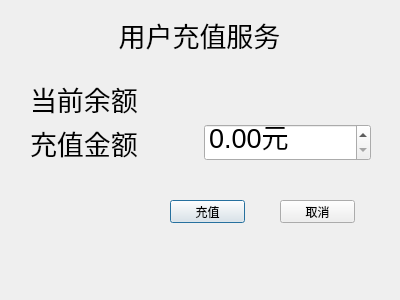
<?xml version="1.0" encoding="UTF-8"?>
<ui version="4.0">
 <class>Depositdlg</class>
 <widget class="QDialog" name="Depositdlg">
  <property name="geometry">
   <rect>
    <x>0</x>
    <y>0</y>
    <width>400</width>
    <height>300</height>
   </rect>
  </property>
  <property name="windowTitle">
   <string>Dialog</string>
  </property>
  <widget class="QLabel" name="labFront">
   <property name="geometry">
    <rect>
     <x>-1</x>
     <y>9</y>
     <width>401</width>
     <height>51</height>
    </rect>
   </property>
   <property name="font">
    <font>
     <pointsize>20</pointsize>
    </font>
   </property>
   <property name="text">
    <string>用户充值服务</string>
   </property>
   <property name="alignment">
    <set>Qt::AlignCenter</set>
   </property>
  </widget>
  <widget class="QWidget" name="layoutWidget">
   <property name="geometry">
    <rect>
     <x>30</x>
     <y>80</y>
     <width>341</width>
     <height>81</height>
    </rect>
   </property>
   <layout class="QGridLayout" name="gridLayout">
    <item row="0" column="1">
     <widget class="QLabel" name="labCurrNum">
      <property name="font">
       <font>
        <pointsize>20</pointsize>
       </font>
      </property>
      <property name="text">
       <string/>
      </property>
     </widget>
    </item>
    <item row="0" column="0">
     <widget class="QLabel" name="labCurr">
      <property name="font">
       <font>
        <pointsize>20</pointsize>
       </font>
      </property>
      <property name="text">
       <string>当前余额</string>
      </property>
     </widget>
    </item>
    <item row="1" column="0">
     <widget class="QLabel" name="labDeposit">
      <property name="font">
       <font>
        <pointsize>20</pointsize>
       </font>
      </property>
      <property name="text">
       <string>充值金额</string>
      </property>
     </widget>
    </item>
    <item row="1" column="1">
     <widget class="QDoubleSpinBox" name="doubleSpinBox">
      <property name="font">
       <font>
        <pointsize>20</pointsize>
       </font>
      </property>
      <property name="suffix">
       <string>元</string>
      </property>
     </widget>
    </item>
   </layout>
  </widget>
  <widget class="QPushButton" name="confirmBtn">
   <property name="geometry">
    <rect>
     <x>170</x>
     <y>200</y>
     <width>75</width>
     <height>23</height>
    </rect>
   </property>
   <property name="text">
    <string>充值</string>
   </property>
  </widget>
  <widget class="QPushButton" name="pushButton">
   <property name="geometry">
    <rect>
     <x>280</x>
     <y>200</y>
     <width>75</width>
     <height>23</height>
    </rect>
   </property>
   <property name="text">
    <string>取消</string>
   </property>
  </widget>
 </widget>
 <resources/>
 <connections>
  <connection>
   <sender>pushButton</sender>
   <signal>clicked()</signal>
   <receiver>Depositdlg</receiver>
   <slot>close()</slot>
   <hints>
    <hint type="sourcelabel">
     <x>324</x>
     <y>215</y>
    </hint>
    <hint type="destinationlabel">
     <x>325</x>
     <y>247</y>
    </hint>
   </hints>
  </connection>
 </connections>
</ui>
